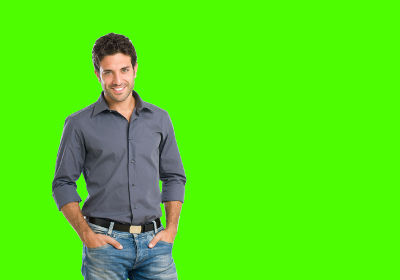
#> input picture img/chroma_key.jpg, 400 x 280 px
$ python hist_hsv_2d.py
#> lines starting #> are read from the running program, lines starting #| are printed output that depends on the picture; after the words box and inside, x2 and y2 are one past the last pixel; in counts of white or black regions, pixels touching at a corner belong together
import cv2
import matplotlib.pylab as plt

img = cv2.imread('../img/chroma_key.jpg')
#> img is the input picture: shape (280, 400, 3); mean B, G, R 22.7, 224.8, 84.6
cv2.imshow('chromakey', img)
hsv = cv2.cvtColor(img, cv2.COLOR_BGR2HSV)
#> hsv: shape (280, 400, 3); mean H, S, V 58.4, 217.3, 228.8

hist0 = cv2.calcHist([hsv], [0], None, [180], [0, 180])
#> hist0 = 180 values, max 88131 at index 51, min 0 at index 154, mean 622.2
hist1 = cv2.calcHist([hsv], [1], None, [256], [0, 256])
#> hist1 = 256 values, max 88465 at index 255, min 0 at index 1, mean 437.5
plt.subplot(131)
plt.plot(hist0)
plt.plot(hist1)

hist2d = cv2.calcHist([hsv], [0,1], None, [180, 256], [0, 180, 0,256])
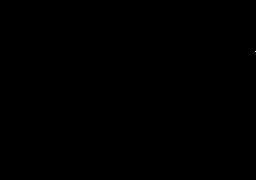
#> hist2d: shape (180, 256) float32; min 0, max 87605, mean 2.4; drawn with min black and max white
cv2.imshow('hist2d', hist2d)
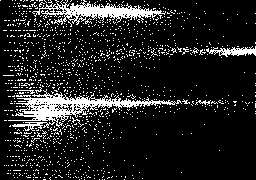
#> window 'hist2d': shape (180, 256); 12.8% white; 1239 white regions (1233 under 20 px), largest, box (x1, y1, x2, y2) and area: (8, 89, 182, 131) 1933, (32, 0, 166, 25) 1285, (206, 46, 256, 57) 274, (195, 100, 211, 105) 35, (18, 90, 35, 94) 25, (72, 117, 84, 127) 23
plt.subplot(132)
plt.plot(hist2d)

hist2d_ = cv2.calcHist([hsv], [0,1], None, [60, 64], [0, 180, 0,256])
plt.subplot(133)
p= plt.imshow(hist2d_)
plt.colorbar(p)
plt.show()
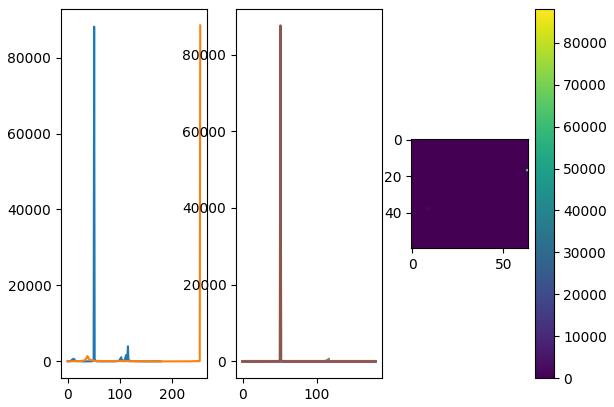
#> figure drawn by matplotlib, 4 panels; panel 1: curve peaks at x = 51, y = 88131; panel 1: curve peaks at x = 255, y = 88465; panel 2: curve peaks at x = 0, y = 25

$ run again, with img/cat_dog.jpg copied over img/chroma_key.jpg
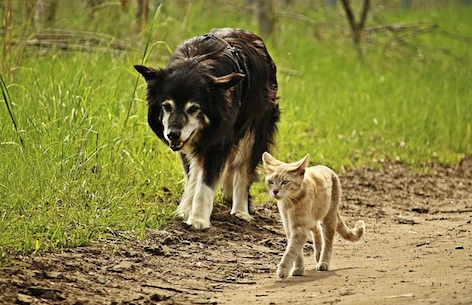
#> input picture img/cat_dog.jpg, 472 x 305 px
#> img is the input picture: shape (305, 472, 3); mean B, G, R 66.7, 132.2, 137.7
#> hsv: shape (305, 472, 3); mean H, S, V 26.2, 139.2, 142.1
#> hist0 = 180 values, max 14606 at index 34, min 0 at index 54, mean 799.8
#> hist1 = 256 values, max 2786 at index 255, min 0 at index 1, mean 562.3
#> `cv2.imshow('hist2d', hist2d)`:
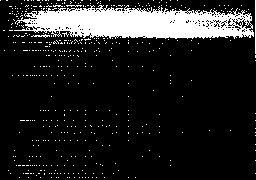
#> window 'hist2d': shape (180, 256); 13.6% white; 479 white regions (475 under 20 px), largest, box (x1, y1, x2, y2) and area: (14, 5, 254, 39) 5511, (255, 0, 256, 54) 54, (31, 34, 50, 38) 31, (66, 5, 82, 7) 20
#> `plt.show()`:
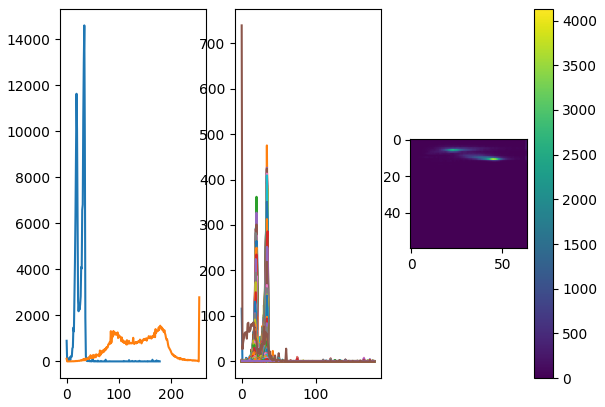
#> figure drawn by matplotlib, 4 panels; panel 1: curve peaks at x = 34, y = 14606; panel 1: curve peaks at x = 255, y = 2786; panel 2: curve peaks at x = 0, y = 116
